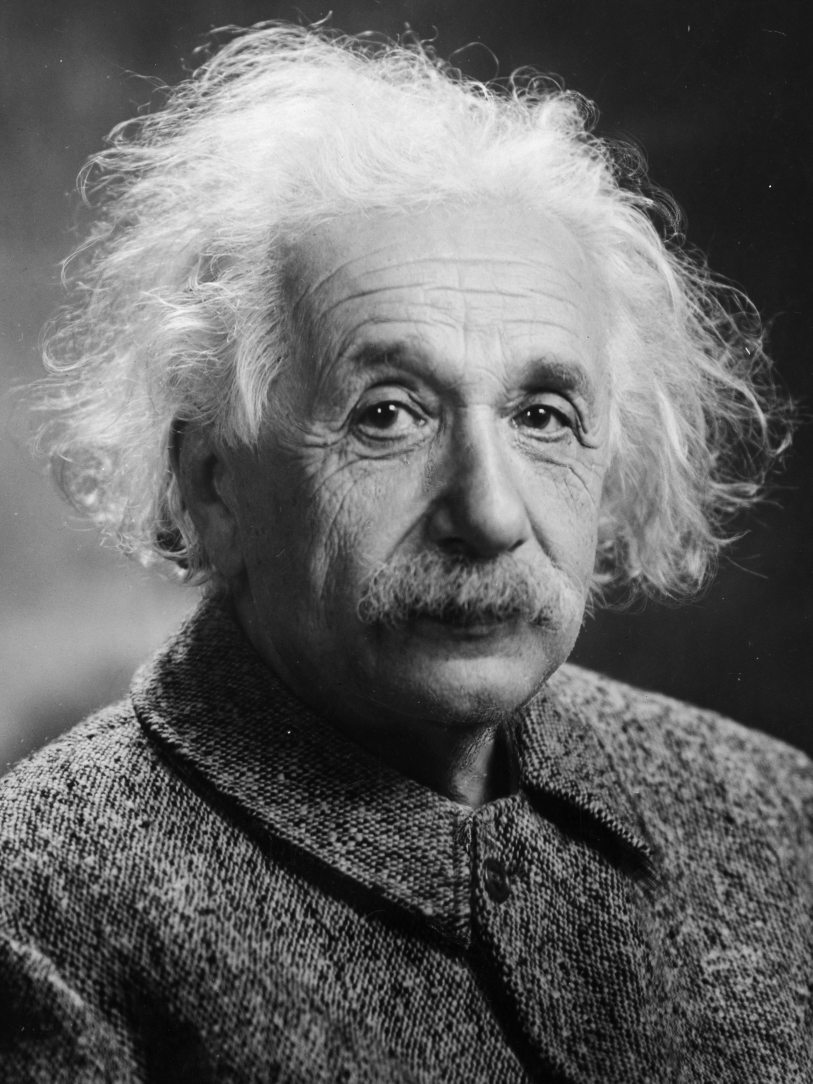
#> input picture tests/samples/Albert_Einstein.jpg, 3250 x 4333 px (shown at 1/4 size)
$ jupyter execute --allow-errors HIO-GPU-dev-4.ipynb   (older library calls are emulated)
#> lines starting #> are read from the running program, lines starting #| are printed output that depends on the picture; after the words box and inside, x2 and y2 are one past the last pixel; in counts of white or black regions, pixels touching at a corner belong together
### phase/gpualgorithms.py
from numba import cuda
import numpy as np
from pyculib import fft as pfft
import scipy.ndimage as sn
import time
import math
import phase.gpufun2d as gpuutil2d
import phase.gpufun3d as gpuutil3d


#####################################################################################
# The following two functions are used to get the standard result
# with the standard methods and random initialization
#####################################################################################
def apply_2d_hio_with_wrap_shrink(magnitude_constrain,
                                  support_bool,
                                  reciprocal_mask,
                                  beta=0.8,
                                  iter_num=1000,
                                  threshold_ratio=0.04,
                                  sigma_start=5,
                                  sigma_stop=0.5,
                                  support_decay_rate=50,
                                  thread_per_block=32):
    """
    This function calculate the retrieved phase and the corresponding real space electron density
    in the 2d case.

    :param magnitude_constrain: This is the magnitude measured by the detector. This has to be
                                a 2d numpy array. It can be either np.float or np.complex since I
                                will convert it into complex variable at the beginning anyway.
    :param support_bool: This is the initial estimate of the support. This is a 2D boolean array.
    :param reciprocal_mask: This is the mask for the 2d detector. This algorithm only consider
                            values in the magnitude constrain with the corresponding values in this
                            mask being True.
    :param beta: The update rate in the HIO algorithm
    :param iter_num: The iteration number to apply the hio procedure
    :param threshold_ratio: The threshold ratio to update the support.
                            When constructing new supports from current estimations, this program
                            assume that the threshold is at
                                    min_value + threshold*(max_value - min_value)
    :param sigma_start: The largest sigma in the gaussian filter used to
                        smooth out the estimation of the density.
    :param sigma_stop: The smallest sigma in the gaussian filter used to
                        smooth out the estimation of the density.
    :param support_decay_rate: The number of iterations before the program update the support.
                                Notice that in this program, the sigma used to smooth out the
                                estimation of the density is calculated as a linear equation
                                sigma_list = np.linspace(sigma_start,
                                                        sigma_stop,
                                                         num=sigma_num, endpoint=True)
    :param thread_per_block: thread number per block. This is a gpu configuration parameter.
    :return:
    """
    tic = time.time()

    ###############################################################################################
    # Step -1: Generated required meta-parameters
    ###############################################################################################
    support_decay_rate = int(support_decay_rate)

    sigma_num = int(iter_num / support_decay_rate) + 1
    sigma_list = np.linspace(sigma_start, sigma_stop, num=sigma_num, endpoint=True)

    # Make a copy of the initial support
    initial_support = np.copy(support_bool)

    ###############################################################################################
    # Step 0: Create variables for calculation
    ###############################################################################################
    shape_0, shape_1 = magnitude_constrain.shape
    pixel_num = float(shape_0 * shape_1)

    magnitude_constrain = np.ascontiguousarray(magnitude_constrain.astype(np.complex128))

    # Retrieved diffraction field with phase
    diffract_no_magnitude_constrain = np.ascontiguousarray(np.zeros_like(magnitude_constrain,
                                                                         dtype=np.complex128))

    # Variable containing the diffraction satisfies the magnitude constrain
    phase_tmp = np.exp(1j * np.random.rand(shape_0, shape_1) * 2 * np.pi)
    diffract_with_magnitude_constrain = np.ascontiguousarray(np.multiply(phase_tmp,
                                                                         magnitude_constrain))

    # Variable holding the derived intensity from the complex diffraction field. Notice
    # That this is a complex variable
    density_no_constrain_complex = np.ascontiguousarray(np.zeros_like(magnitude_constrain,
                                                                      dtype=np.complex128))

    # Variable holding the real part of the derived density
    density_no_constrain_real = np.ascontiguousarray(np.zeros_like(magnitude_constrain,
                                                                   dtype=np.float64))

    # Variable holding the real density with support constrain
    density_with_constrain_real = np.ascontiguousarray(np.zeros_like(magnitude_constrain,
                                                                     dtype=np.float64))

    # Cast the real density with support constrain in to complex variables
    # Then this variable is used to get the updated diffraction field which is used to get
    # updated phase values.
    density_with_constrain_complex = np.ascontiguousarray(np.zeros_like(magnitude_constrain,
                                                                        dtype=np.complex128))

    # Containing the previous result of the density function with support constrain
    density_real_previous = np.ascontiguousarray(np.zeros_like(magnitude_constrain,
                                                               dtype=np.float64))

    ###############################################################################################
    # Step 1: Configure the gpu devices
    ###############################################################################################
    # Initialize the gpu parameters
    tpb = thread_per_block

    # Configure the blocks

    # Threads per blocks
    threadspb = (tpb, tpb)

    # Blocks per grids
    blockspg_x = int(math.ceil(shape_0 / threadspb[1]))
    blockspg_y = int(math.ceil(shape_1 / threadspb[0]))
    blockspg = (blockspg_x, blockspg_y)

    ###############################################################################################
    # Step 2: Move all the variables to the gpu
    ###############################################################################################
    gpu_magnitude_constrain = cuda.to_device(magnitude_constrain)
    gpu_support_bool = cuda.to_device(support_bool)
    gpu_reciprocal_mask = cuda.to_device(reciprocal_mask)

    # Retrieved diffraction field with phase
    gpu_diffract_no_magnitude_constrain = cuda.to_device(diffract_no_magnitude_constrain)

    # Variable containing the diffraction satisfies the magnitude constrain
    gpu_diffract_with_magnitude_constrain = cuda.to_device(diffract_with_magnitude_constrain)

    # Variable holding the derived intensity from the complex diffraction field. Notice
    # That this is a complex variable
    gpu_density_no_constrain_complex = cuda.to_device(density_no_constrain_complex)

    # Variable holding the real part of the derived density
    gpu_density_no_constrain_real = cuda.to_device(density_no_constrain_real)

    # Variable holding the real density with support constrain
    gpu_density_with_constrain_real = cuda.to_device(density_with_constrain_real)

    # Cast the real density with support constrain in to complex variables
    # Then this variable is used to get the updated diffraction field which is used to get
    # updated phase values.
    gpu_density_with_constrain_complex = cuda.to_device(density_with_constrain_complex)

    # Containing the previous result of the density function with support constrain
    gpu_density_real_previous = cuda.to_device(density_real_previous)

    ###############################################################################################
    # Step 3: Begin calculation
    ###############################################################################################
    # Begin the loop
    for idx in range(iter_num):

        pfft.ifft(ary=gpu_diffract_with_magnitude_constrain,
                  out=gpu_density_no_constrain_complex)

        gpuutil2d.get_real_part[blockspg, threadspb](shape_0,
                                                     shape_1,
                                                     pixel_num,
                                                     gpu_density_no_constrain_real,
                                                     gpu_density_no_constrain_complex
                                                     )

        # apply real space constraints
        gpuutil2d.apply_support_constrain[blockspg, threadspb](shape_0,
                                                               shape_1,
                                                               beta,
                                                               gpu_density_no_constrain_real,
                                                               gpu_support_bool,
                                                               gpu_density_with_constrain_real,
                                                               gpu_density_real_previous
                                                               )

        gpuutil2d.cast_to_complex[blockspg, threadspb](shape_0,
                                                       shape_1,
                                                       gpu_density_with_constrain_real,
                                                       gpu_density_with_constrain_complex
                                                       )

        # Update the guess for the diffraction
        pfft.fft(ary=gpu_density_with_constrain_complex,
                 out=gpu_diffract_no_magnitude_constrain)

        # apply fourier domain constraints
        gpuutil2d.apply_magnitude_constrain_with_mask[
            blockspg, threadspb](shape_0,
                                 shape_1,
                                 gpu_magnitude_constrain,
                                 gpu_diffract_no_magnitude_constrain,
                                 gpu_diffract_with_magnitude_constrain,
                                 gpu_reciprocal_mask)

        # Every 50 iterations, update the estimation of the support
        if np.mod(idx + 1, support_decay_rate) == 0:
            gpu_density_with_constrain_real.to_host()
            gpu_support_bool.to_host()

            filtered = sn.filters.gaussian_filter(
                input=density_with_constrain_real,
                sigma=sigma_list[int((idx + 1) / support_decay_rate)])

            # Find the largest number of pixels
            max_value = np.max(filtered)
            min_value = np.min(filtered)

            support_bool = np.zeros_like(magnitude_constrain, dtype=np.bool)
            support_bool[
                filtered > (min_value + threshold_ratio * (max_value - min_value))] = True

            gpu_support_bool = cuda.to_device(support_bool)
            gpu_density_with_constrain_real = cuda.to_device(
                density_with_constrain_real)

    # Move all the variables back to host
    gpu_magnitude_constrain.to_host()
    gpu_support_bool.to_host()
    gpu_reciprocal_mask.to_host()

    gpu_diffract_with_magnitude_constrain.to_host()
    gpu_density_no_constrain_complex.to_host()
    gpu_density_no_constrain_real.to_host()
    gpu_density_with_constrain_real.to_host()
    gpu_density_with_constrain_complex.to_host()
    gpu_density_real_previous.to_host()
    gpu_diffract_no_magnitude_constrain.to_host()

    toc = time.time()
    print("It takes {:.2f} seconds to do {} iterations.".format(toc - tic, iter_num))

    ###############################################################################################
    # Step 4: Put results into a dictionary
    ###############################################################################################
    result = {'Magnitude': magnitude_constrain,
              'Initial Support': initial_support,
              'Final Support': support_bool,
              'Reconstructed Density': density_with_constrain_real,
              'Reconstructed Diffraction Field': diffract_no_magnitude_constrain,
              'Reconstructed Magnitude Field': np.abs(diffract_no_magnitude_constrain),
              'Calculation Time (s)': toc - tic,
              'Iteration number': iter_num,
              'Sigma list': sigma_list}

    return result


# [1051 lines left out: functions apply_3d_hio_with_wrap_shrink, apply_2d_hio_no_wrap_shrink, apply_3d_hio_no_wrap_shrink, apply_2d_hio_with_specified_initial_condition, apply_3d_hio_with_specified_initial_condition, not called in this run]

### notebooks/HIO-GPU-dev-4.ipynb
[cell 1]
import os
os.environ['NUMBAPRO_CUDALIB']=r"C:\Users\hyli93\Miniconda3\envs\py3gpu\Library\bin"
#os.environ['NUMBA_ENABLE_CUDASIM']="1"

import sys
sys.path.append('C:/Users/hyli93/Documents/GitHub/Phasing/')

from phase import gpualgorithms

import numpy as np
from skimage import measure as ms
import matplotlib.pyplot as plt

from IPython.core.display import display, HTML
display(HTML("<style>.container { width:95% !important; }</style>"))

# Load pattern

[cell 2]
############################################################################################################################################
# Load the pattern
############################################################################################################################################
#Read in source image
source = plt.imread("../tests/samples/Albert_Einstein.jpg",format="jpg")
#> source is the input picture: shape (4333, 3250); min 0, max 255, mean 100.4

# Because the original image is too large downsample the image by a factor of 20
source = ms.block_reduce(source, (20,20), np.mean)
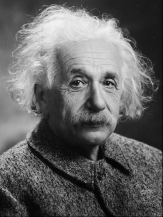
#> source: shape (217, 163) float64; min 2.87, max 243.8, mean 99.9

############################################################################################################################################
# Simulate the oversampling
############################################################################################################################################
## pad_len is the size of the support
pad_len = source.shape[0]
#> pad_len = 217
padded = np.pad(source, ((pad_len, pad_len),(pad_len, pad_len)), 'constant',
                constant_values=((0,0),(0,0)))
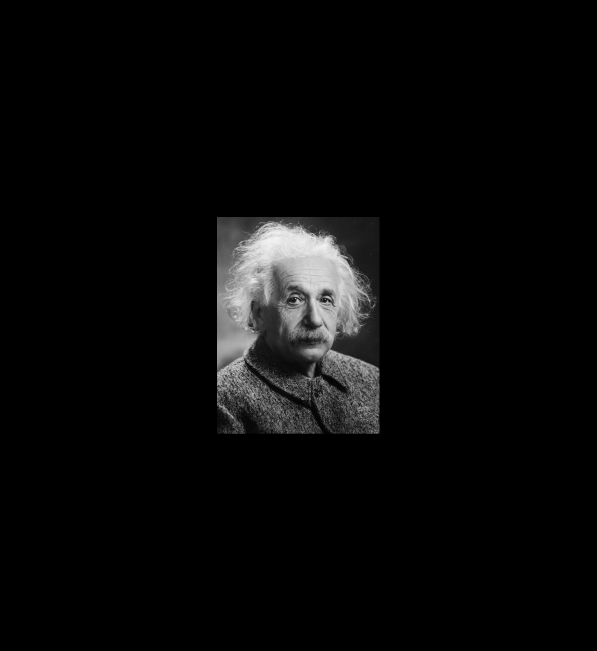
#> padded: shape (651, 597) float64; min 0, max 243.8, mean 9.1

#Show this figure
#> (the rest of this cell did not finish here and is left out)

# Get Diffraction intensity and the mask

[cell 3]
# Calculate the fourier transformation
fourier_pattern = np.fft.ifftshift(np.fft.fft2(padded))

#simulate diffraction pattern
intensity = np.square(np.abs(fourier_pattern))

#keep track of where the image is vs the padding
length, width = padded.shape
#> length = 651; width = 597
#keep track of where the image is vs the padding
mask_float = np.zeros_like(padded, dtype=np.int64)
mask_float[pad_len:2*pad_len, pad_len:2*pad_len] = 1

mask_bool = np.zeros_like(mask_float)
mask_bool[mask_float>=0.5] = True

# Add beam stop effect
r_stop = 40  # Radius of the beam stop
fourier_pattern[426 - r_stop: 426 + r_stop, 499 - r_stop: 499 + r_stop] = 0

# Get mask in reciprocal space with boolean values
reciprocal_mask_bool = np.ones_like(fourier_pattern, dtype=np.bool)
reciprocal_mask_bool[:,:] = True
reciprocal_mask_bool[426 - r_stop: 426 + r_stop, 499 - r_stop: 499 + r_stop] = False

#Show this mask and the diffraction magnitude
magnitude = np.abs(fourier_pattern)

#> (the rest of this cell did not finish here and is left out)

# Begin the calculation

#> (a cell that did not finish here is left out)

#> in apply_2d_hio_with_wrap_shrink, `initial_support = np.copy(support_bool)`:
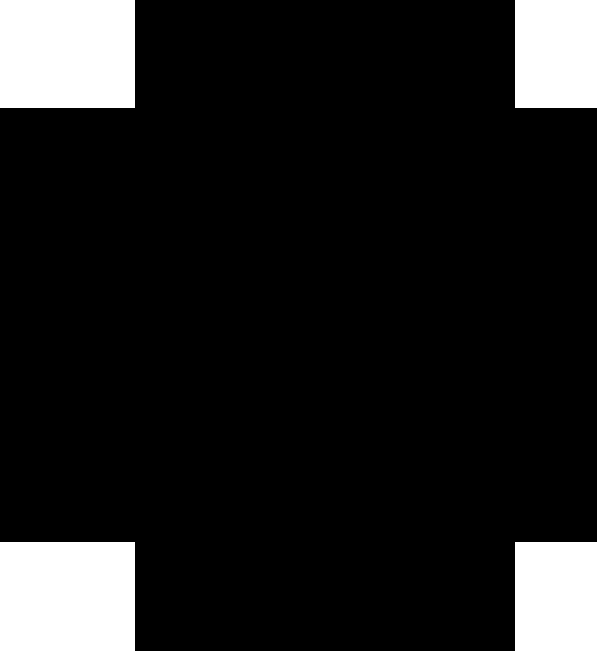
#> initial_support: shape (651, 597) int64; values 0 (black) and 1 (white), 12.1% white; 4 white regions, box (x1, y1, x2, y2) and area: (0, 542, 135, 651) 14715, (0, 0, 135, 108) 14580, (515, 542, 597, 651) 8938, (515, 0, 597, 108) 8856

[cell 5]
plt.figure(figsize=(12,10))
#> (this line was passed over: IPython is not available in this run)

#> (the rest of this cell did not finish here and is left out)

[cell 6]
plt.figure(figsize=(12,10))
#> (this line was passed over: IPython is not available in this run)

#> (the rest of this cell did not finish here and is left out)
